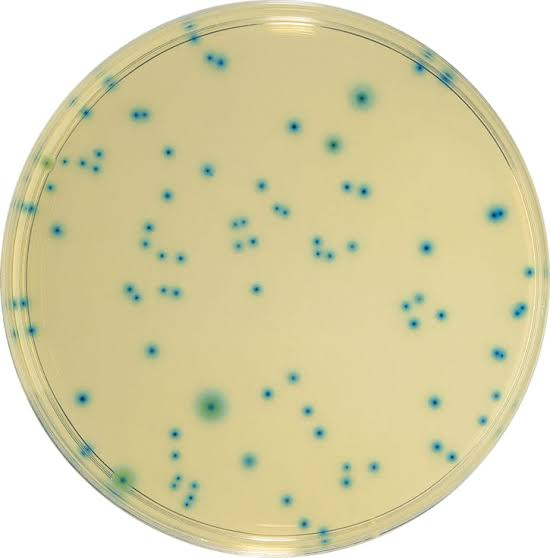
%> input picture bacterias/ecoli_tinte.jpeg, 550 x 558 px
$ octave ecoli.m   (GNU Octave 9; MATLAB toolbox functions it lacks are replaced by stand-ins)
%> lines starting %> are read from the running program, lines starting %| are printed output that depends on the picture; in (x1, y1, x2, y2) boxes, pixels count from 0 and x2, y2 are one past the last pixel; in counts of white or black regions, pixels touching at a corner belong together; the program's own positions count from 1
clear all
close all
clc

[archivo,direccion]=uigetfile({'*.jpeg';'*.png'});
%> the answer given: ecoli_tinte.jpeg
direccion_archivo=strcat(direccion,archivo);
imagen_original=imread(direccion_archivo);
%> imagen_original is the input picture: size 558x550x3 uint8; mean R, G, B 217.3, 211.3, 171.6
figure,imshow(imagen_original)

imagen_media(:,:,1)=medfilt2(imagen_original(:,:,1),[2 2]);
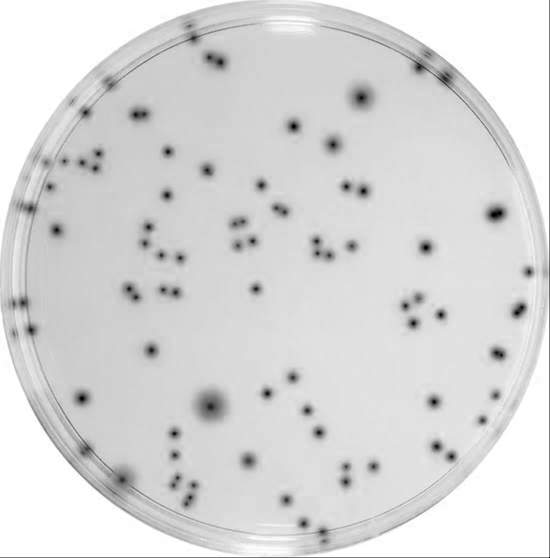
%> imagen_media: size 558x550 uint8; min 0, max 255, mean 216.8
imagen_media(:,:,2)=medfilt2(imagen_original(:,:,2),[2 2]);
imagen_media(:,:,3)=medfilt2(imagen_original(:,:,3),[2 2]);
%> imagen_media: size 558x550x3 uint8

figure,imshow(imagen_media)

imagen_hsv=rgb2hsv(imagen_media);
%> imagen_hsv: size 558x550x3 double; mean H, S, V 0.131, 0.232, 0.858
figure,imshow(imagen_media(:,:,1))
figure,imshow(imagen_media(:,:,2))
%> after `imshow(imagen_media(:,:,2))`:
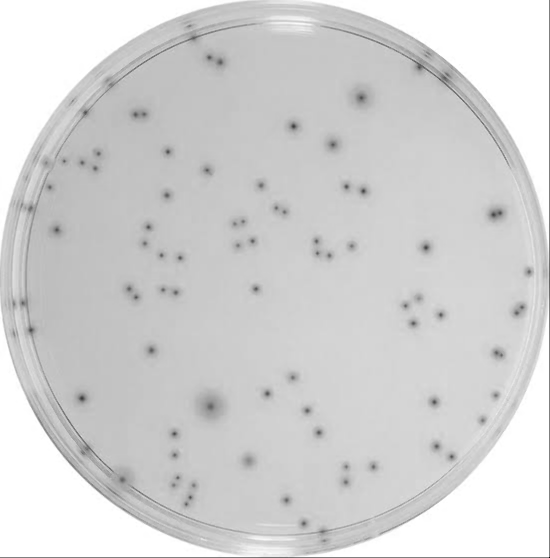
%> displayed picture: size 558x550, on the screen's scale of 0 to 255; min 0, max 255, mean 210.8
figure,imshow(imagen_media(:,:,3))
%> after `imshow(imagen_media(:,:,3))`:
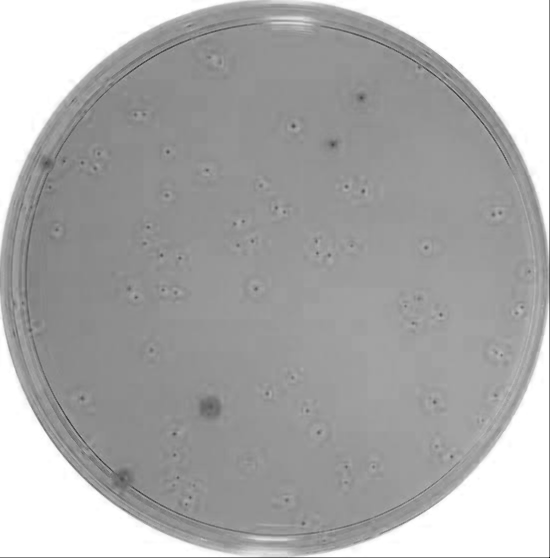
%> displayed picture: size 558x550, on the screen's scale of 0 to 255; min 0, max 255, mean 171.1
figure,imshow(imagen_hsv)
im_azul=imagen_media(:,:,3);
hue=imagen_hsv(:,:,1);
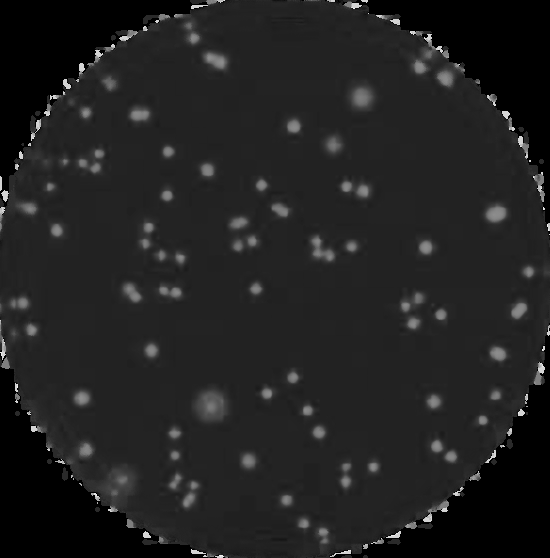
%> hue: size 558x550 double; min 0, max 0.967, mean 0.131
saturacion=imagen_hsv(:,:,2);
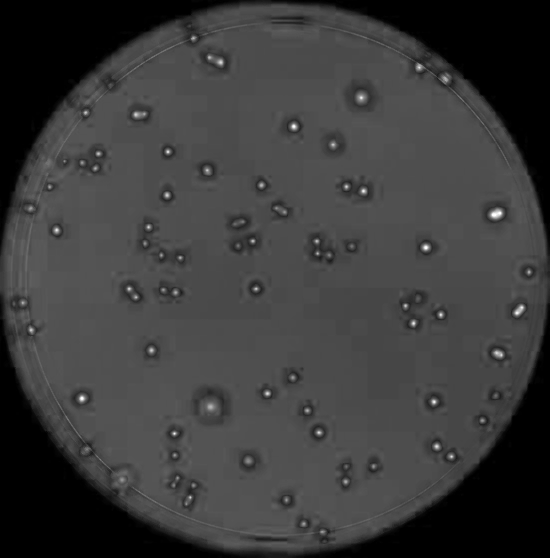
%> saturacion: size 558x550 double; min 0, max 1, mean 0.232
imagen_bin=(hue >= .41)&(hue <= .58)&(saturacion > .5);%&(im_azul>.40*255);
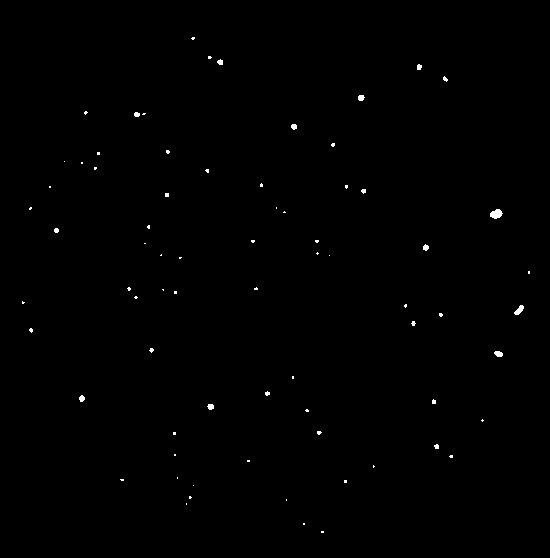
%> imagen_bin: size 558x550 logical; 0.31% white; 73 white regions (60 under 20 px)
%imagen_bin=imfill(imagen_bin,'holes');

figure,
imshow(imagen_bin)

[imagen_etiquetada,cantidad_circulos]=bwlabel(imagen_bin);
%> imagen_etiquetada: size 558x550 double; 74 distinct labels, from 0 to 73
%> cantidad_circulos = 73

mediciones=regionprops(imagen_etiquetada);
%> mediciones = 73 regions; largest, box (x1, y1, x2, y2), Area and Centroid: (490, 209, 503, 219) 90 [496.9 214.6], (514, 305, 524, 315) 56 [519.9 310.8], (494, 351, 503, 357) 42 [499.2 354.5], (358, 95, 365, 101) 34 [361.7 98.4], (207, 404, 214, 410) 33 [211.3 407.3]
centro=cat(1,mediciones.Centroid);
%> centro = 73 rows, first 12: [23.67 303.2; 31 209; 31.64 330.8; 50.5 187.5; 57 231; 65 162; 82.45 399.1; 82.5 163.5; 86.3 113.3; 95.88 168.9; 99 154; 122.7 480.4]
areas=cat(1,mediciones.Area);
%> areas = 73 values, max 90 at index 70, min 1 at index 6, mean 13.12

dato_max=max(areas)
%> dato_max = 90

datos_orden_max=sort(areas);
%> datos_orden_max = 73 values from 1 to 90
[indice_max,y]=size(datos_orden_max)
%> indice_max = 73; y = 1
indice_circulo_segundo_menor=indice_max-1;
%> indice_circulo_segundo_menor = 72

indice=1;
while(datos_orden_max(indice_circulo_segundo_menor)~=areas(indice))
    indice=indice+1;
end
%> this loop made 71 passes
%> after the loop, indice = 72

indice_circulo_primero_menor=indice_max;
%> indice_circulo_primero_menor = 73

indice1=1;
while(datos_orden_max(indice_circulo_primero_menor)~=areas(indice1))
    indice1=indice1+1;
end
%> this loop made 69 passes
%> after the loop, indice1 = 70

imagen_filtrada=imagen_media;
imagen_filtrada(repmat(~imagen_bin,[1 1 3])) = 0;

figure,
imshow(imagen_filtrada);
hold on
plot(centro(:,1),centro(:,2),'+')
hold on
plot(centro(indice,1),centro(indice,2),'*')
hold on
plot(centro(indice1,1),centro(indice1,2),'*')

imagen_marcada= getframe;

direccion_archivo_guardar=strcat(direccion,'filtrado',archivo)
imwrite(imagen_marcada.cdata,direccion_archivo_guardar)
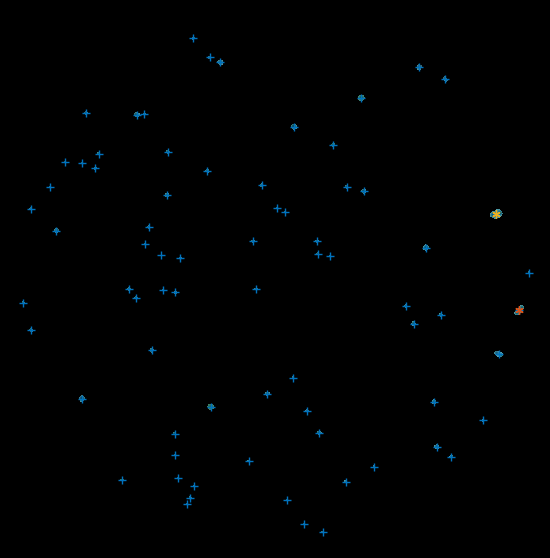
%> saved as filtradoecoli_tinte.jpeg: size 558x550x3 uint8; mean R, G, B 0.1, 0.7, 1.1
